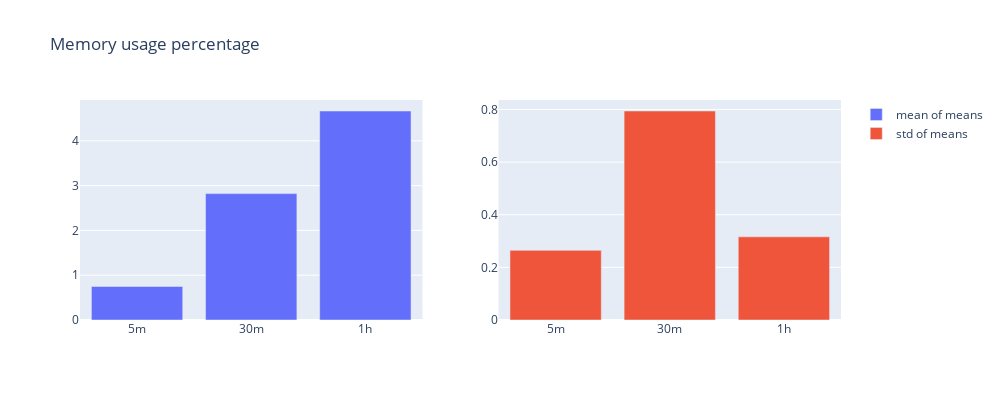

Notebook code for this chart:
### Code cell
bar_plot("Memory usage percentage", memory_usage)

### Figure 1 — Plotly figure (JSON) as saved in the notebook; plotly's stock layout.template omitted (floating-point values rounded to 4 significant figures)
{"data": [{"name": "mean of means", "type": "bar", "x": ["5m", "30m", "1h"], "xaxis": "x", "y": [0.748, 2.821, 4.665], "yaxis": "y"}, {"name": "std of means", "type": "bar", "x": ["5m", "30m", "1h"], "xaxis": "x2", "y": [0.2647, 0.7941, 0.316], "yaxis": "y2"}], "layout": {"height": 400, "title": {"text": "Memory usage percentage"}, "width": 1000, "xaxis": {"anchor": "y", "autorange": true, "domain": [0, 0.45], "range": [-0.5, 2.5], "type": "category"}, "xaxis2": {"anchor": "y2", "autorange": true, "domain": [0.55, 1], "range": [-0.5, 2.5], "type": "category"}, "yaxis": {"anchor": "x", "autorange": true, "domain": [0, 1], "range": [0, 4.91], "type": "linear"}, "yaxis2": {"anchor": "x2", "autorange": true, "domain": [0, 1], "range": [0, 0.8359], "type": "linear"}}}
